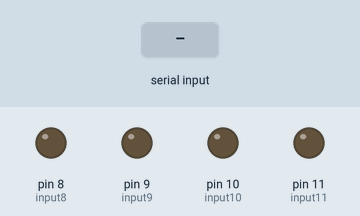
The sketch below on a simulated Arduino Uno, built with avr-gcc and run on an emulated ATmega328P. On the bench: output pins drawn as LEDs (lit = HIGH). Inputs (shaded band) come from the test bench.

Above: at 1.2 s.
1.3 s: "GO" received over Serial
At 2.0 s:
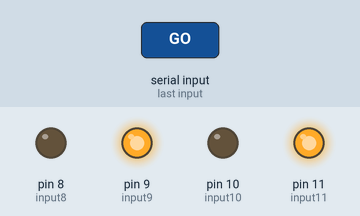
2.8 s: "BACK" received over Serial
At 3.5 s:
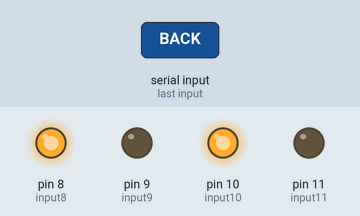
4.3 s: "RIGHT" received over Serial
At 4.8 s:
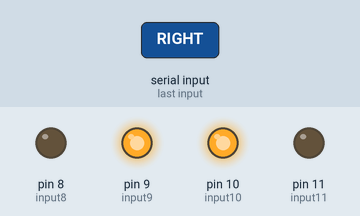
5.8 s: "LEFT" received over Serial
At 7.0 s:
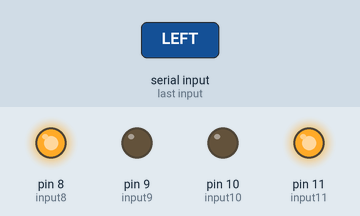
7.3 s: "STOP" received over Serial
At 8.1 s:
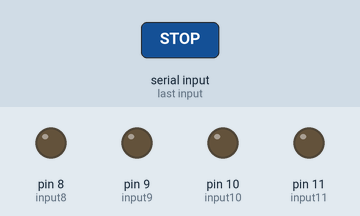
Timing chart, 0 to 9.8 s (numbered marks = the images above; inputs shaded):
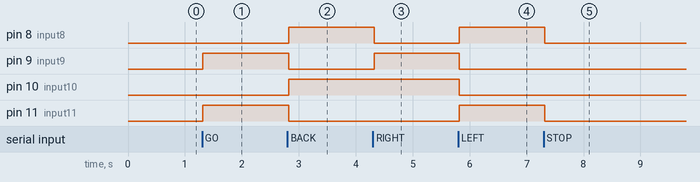

Measured:
- after the input at 1.3 s, pin 9 (input9), pin 11 (input11): LOW → HIGH at once
- after the input at 2.8 s, pin 8 (input8), pin 10 (input10): LOW → HIGH at once; pin 9 (input9), pin 11 (input11): HIGH → LOW at once
- after the input at 4.3 s, pin 8 (input8): HIGH → LOW at once; pin 9 (input9): LOW → HIGH at once
- after the input at 5.8 s, pin 8 (input8), pin 11 (input11): LOW → HIGH at once; pin 9 (input9), pin 10 (input10): HIGH → LOW at once
- after the input at 7.3 s, pin 8 (input8), pin 11 (input11): HIGH → LOW at once

The sketch:

MtrCtrComplete.ino
```cpp
//Arduino Motor Control
//Nathaniel Jackson, Jerrod Rout, Blake Taylor, Akash Patel
//Allows robot to move forward, backward, left, right, and stop when given commands
//

//Initialize pins to be used as inputs to H Bridges.
  int input8 = 8;
  int input9 = 9;
  int input10 = 10;
  int input11 = 11;

void setup() {

 //Initialize serial communications with a baud rate of 38400 b/s
 Serial.begin(38400);

 //Declare pins to be used as outputs - can turn on and off.
 //Pins 8,9 = Left motor inputs, Pins 10,11 = Right motor inputs
 pinMode(input8, OUTPUT);
 pinMode(input9, OUTPUT);
 pinMode(input10, OUTPUT);
 pinMode(input11, OUTPUT);

}

void loop() {

    String input = "";

    // Read serial input
    while (Serial.available() > 0)
    {
        input += (char) Serial.read(); // Read in one char at a time
        delay(5); // Delay for 5 ms so the next char has time to be received
    }


    //pin8 = 0, pin9 = 1: left motors spin clockwise
    //pin10 = 0, pin11 = 1: right motors spin clockwise
    //Since all motors spin clockwise, motion is forward.
    if (input == "GO")//Forward
    {
          digitalWrite(input8, LOW);
          digitalWrite(input9, HIGH);
          digitalWrite(input10, LOW);
          digitalWrite(input11, HIGH);
          delay(700);
    }
    //pin8 = 1, pin9 = 0: left motors spin counterclockwise
    //pin10 = 1, pin11 = 0: tight motors spin counterclockwise
    //Since all motors spin counterclockwise, motion is backward.
    else if (input == "BACK") //Backward
    {
          digitalWrite(input8, HIGH);
          digitalWrite(input9, LOW);
          digitalWrite(input10, HIGH);
          digitalWrite(input11, LOW);
          delay(700);
    }
    //pin8 = 0, pin9 = 0: left motors do not spin
    //pin10 = 0, pin11 = 0:right motors do not spin
    //When all pins are off or all pins are on motors will stop turning
     else if (input == "STOP") //Stop
     {
          digitalWrite(input8, LOW);
          digitalWrite(input9, LOW);
          digitalWrite(input10, LOW);
          digitalWrite(input11, LOW);
          delay(700);
     }
     //pin8 = 0, pin9 = 1: left motors spin clockwise
     //pin10 = 1, pin11 = 0: right motors spin counterclockwise
     //Robot turns right
     else if (input == "RIGHT") //Right
     {
          digitalWrite(input8, LOW);
          digitalWrite(input9, HIGH);
          digitalWrite(input10, HIGH);
          digitalWrite(input11, LOW);
          delay(700);
     }
     //pin8 = 1, pin9 = 0: left motors spin counterclockwise
     //pin10 = 0, pin11 = 1: right motors spin clockwise
     //Robot turns Left
     else if (input == "LEFT") //Left
     {
          digitalWrite(input8, HIGH);
          digitalWrite(input9, LOW);
          digitalWrite(input10, LOW);
          digitalWrite(input11, HIGH);
          delay(700);
     }

}
```
